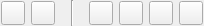
<?xml version="1.0" encoding="UTF-8"?>
<ui version="4.0">
 <class>AnimationControl</class>
 <widget class="QWidget" name="AnimationControl">
  <property name="geometry">
   <rect>
    <x>0</x>
    <y>0</y>
    <width>204</width>
    <height>26</height>
   </rect>
  </property>
  <property name="windowTitle">
   <string>Form</string>
  </property>
  <layout class="QHBoxLayout" name="horizontalLayout_3">
   <property name="margin">
    <number>0</number>
   </property>
   <item>
    <layout class="QHBoxLayout" name="horizontalLayout">
     <item>
      <widget class="QPushButton" name="pushButton">
       <property name="minimumSize">
        <size>
         <width>24</width>
         <height>24</height>
        </size>
       </property>
       <property name="maximumSize">
        <size>
         <width>24</width>
         <height>24</height>
        </size>
       </property>
       <property name="text">
        <string/>
       </property>
       <property name="icon">
        <iconset resource="../qrc/image.qrc">
         <normaloff>:/images/icon/new.png</normaloff>:/images/icon/new.png</iconset>
       </property>
      </widget>
     </item>
     <item>
      <widget class="QPushButton" name="pushButton_2">
       <property name="minimumSize">
        <size>
         <width>24</width>
         <height>24</height>
        </size>
       </property>
       <property name="maximumSize">
        <size>
         <width>24</width>
         <height>24</height>
        </size>
       </property>
       <property name="text">
        <string/>
       </property>
       <property name="icon">
        <iconset resource="../qrc/image.qrc">
         <normaloff>:/images/icon/remove.png</normaloff>:/images/icon/remove.png</iconset>
       </property>
      </widget>
     </item>
    </layout>
   </item>
   <item>
    <widget class="Line" name="line">
     <property name="minimumSize">
      <size>
       <width>20</width>
       <height>0</height>
      </size>
     </property>
     <property name="orientation">
      <enum>Qt::Vertical</enum>
     </property>
    </widget>
   </item>
   <item>
    <layout class="QHBoxLayout" name="horizontalLayout_2">
     <item>
      <widget class="QPushButton" name="pushButton_3">
       <property name="minimumSize">
        <size>
         <width>24</width>
         <height>24</height>
        </size>
       </property>
       <property name="maximumSize">
        <size>
         <width>24</width>
         <height>24</height>
        </size>
       </property>
       <property name="text">
        <string/>
       </property>
       <property name="icon">
        <iconset resource="../qrc/image.qrc">
         <normaloff>:/images/icon/toup.png</normaloff>:/images/icon/toup.png</iconset>
       </property>
      </widget>
     </item>
     <item>
      <widget class="QPushButton" name="pushButton_4">
       <property name="minimumSize">
        <size>
         <width>24</width>
         <height>24</height>
        </size>
       </property>
       <property name="maximumSize">
        <size>
         <width>24</width>
         <height>24</height>
        </size>
       </property>
       <property name="text">
        <string/>
       </property>
       <property name="icon">
        <iconset resource="../qrc/image.qrc">
         <normaloff>:/images/icon/tofront.png</normaloff>:/images/icon/tofront.png</iconset>
       </property>
      </widget>
     </item>
     <item>
      <widget class="QPushButton" name="pushButton_5">
       <property name="minimumSize">
        <size>
         <width>24</width>
         <height>24</height>
        </size>
       </property>
       <property name="maximumSize">
        <size>
         <width>24</width>
         <height>24</height>
        </size>
       </property>
       <property name="text">
        <string/>
       </property>
       <property name="icon">
        <iconset resource="../qrc/image.qrc">
         <normaloff>:/images/icon/toend.png</normaloff>:/images/icon/toend.png</iconset>
       </property>
      </widget>
     </item>
     <item>
      <widget class="QPushButton" name="pushButton_6">
       <property name="minimumSize">
        <size>
         <width>24</width>
         <height>24</height>
        </size>
       </property>
       <property name="maximumSize">
        <size>
         <width>24</width>
         <height>24</height>
        </size>
       </property>
       <property name="text">
        <string/>
       </property>
       <property name="icon">
        <iconset resource="../qrc/image.qrc">
         <normaloff>:/images/icon/toback.png</normaloff>:/images/icon/toback.png</iconset>
       </property>
       <property name="flat">
        <bool>false</bool>
       </property>
      </widget>
     </item>
    </layout>
   </item>
  </layout>
 </widget>
 <resources>
  <include location="../qrc/image.qrc"/>
 </resources>
 <connections/>
</ui>
